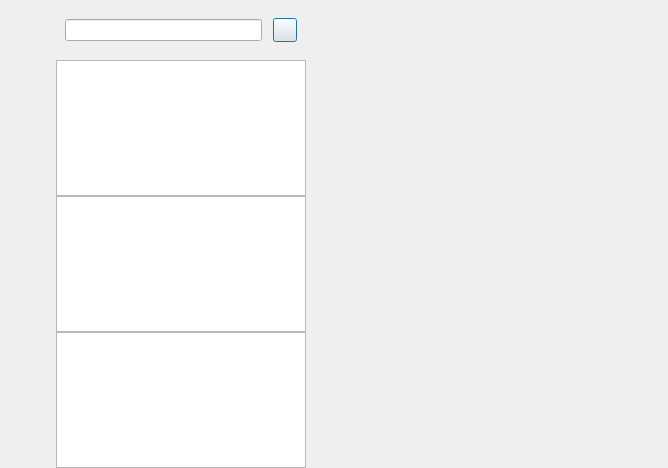
<?xml version="1.0" encoding="UTF-8"?>
<ui version="4.0">
 <class>ChatDialog</class>
 <widget class="QDialog" name="ChatDialog">
  <property name="geometry">
   <rect>
    <x>0</x>
    <y>0</y>
    <width>668</width>
    <height>468</height>
   </rect>
  </property>
  <property name="windowTitle">
   <string>Dialog</string>
  </property>
  <layout class="QHBoxLayout" name="horizontalLayout">
   <property name="spacing">
    <number>0</number>
   </property>
   <property name="leftMargin">
    <number>0</number>
   </property>
   <property name="topMargin">
    <number>0</number>
   </property>
   <property name="rightMargin">
    <number>0</number>
   </property>
   <property name="bottomMargin">
    <number>0</number>
   </property>
   <item>
    <widget class="QWidget" name="side_bar" native="true">
     <property name="sizePolicy">
      <sizepolicy hsizetype="Fixed" vsizetype="Expanding">
       <horstretch>0</horstretch>
       <verstretch>0</verstretch>
      </sizepolicy>
     </property>
     <property name="minimumSize">
      <size>
       <width>56</width>
       <height>0</height>
      </size>
     </property>
     <property name="maximumSize">
      <size>
       <width>56</width>
       <height>16777215</height>
      </size>
     </property>
     <layout class="QVBoxLayout" name="verticalLayout">
      <property name="spacing">
       <number>30</number>
      </property>
      <property name="leftMargin">
       <number>10</number>
      </property>
      <property name="topMargin">
       <number>30</number>
      </property>
      <property name="rightMargin">
       <number>0</number>
      </property>
      <property name="bottomMargin">
       <number>0</number>
      </property>
      <item>
       <widget class="QWidget" name="widget" native="true">
        <layout class="QVBoxLayout" name="verticalLayout_3">
         <property name="spacing">
          <number>0</number>
         </property>
         <property name="leftMargin">
          <number>0</number>
         </property>
         <property name="topMargin">
          <number>0</number>
         </property>
         <property name="rightMargin">
          <number>0</number>
         </property>
         <property name="bottomMargin">
          <number>0</number>
         </property>
         <item>
          <widget class="QLabel" name="side_head_lb">
           <property name="minimumSize">
            <size>
             <width>30</width>
             <height>30</height>
            </size>
           </property>
           <property name="maximumSize">
            <size>
             <width>30</width>
             <height>30</height>
            </size>
           </property>
           <property name="text">
            <string/>
           </property>
          </widget>
         </item>
         <item>
          <widget class="QLabel" name="side_content_lb">
           <property name="minimumSize">
            <size>
             <width>30</width>
             <height>30</height>
            </size>
           </property>
           <property name="maximumSize">
            <size>
             <width>30</width>
             <height>30</height>
            </size>
           </property>
           <property name="text">
            <string/>
           </property>
          </widget>
         </item>
         <item>
          <widget class="QLabel" name="side_chat_lb">
           <property name="minimumSize">
            <size>
             <width>30</width>
             <height>30</height>
            </size>
           </property>
           <property name="maximumSize">
            <size>
             <width>30</width>
             <height>30</height>
            </size>
           </property>
           <property name="text">
            <string/>
           </property>
          </widget>
         </item>
        </layout>
       </widget>
      </item>
      <item>
       <spacer name="verticalSpacer">
        <property name="orientation">
         <enum>Qt::Orientation::Vertical</enum>
        </property>
        <property name="sizeHint" stdset="0">
         <size>
          <width>20</width>
          <height>40</height>
         </size>
        </property>
       </spacer>
      </item>
     </layout>
    </widget>
   </item>
   <item>
    <widget class="QWidget" name="chat_user_wid" native="true">
     <property name="maximumSize">
      <size>
       <width>250</width>
       <height>16777215</height>
      </size>
     </property>
     <layout class="QVBoxLayout" name="verticalLayout_2">
      <property name="spacing">
       <number>0</number>
      </property>
      <property name="leftMargin">
       <number>0</number>
      </property>
      <property name="topMargin">
       <number>0</number>
      </property>
      <property name="rightMargin">
       <number>0</number>
      </property>
      <property name="bottomMargin">
       <number>0</number>
      </property>
      <item>
       <widget class="QWidget" name="search_wid" native="true">
        <property name="minimumSize">
         <size>
          <width>0</width>
          <height>60</height>
         </size>
        </property>
        <property name="maximumSize">
         <size>
          <width>16777215</width>
          <height>60</height>
         </size>
        </property>
        <layout class="QHBoxLayout" name="horizontalLayout_2">
         <property name="spacing">
          <number>6</number>
         </property>
         <property name="leftMargin">
          <number>9</number>
         </property>
         <property name="topMargin">
          <number>9</number>
         </property>
         <property name="rightMargin">
          <number>9</number>
         </property>
         <property name="bottomMargin">
          <number>9</number>
         </property>
         <item>
          <widget class="CustomizeEdit" name="search_edit"/>
         </item>
         <item>
          <spacer name="horizontalSpacer">
           <property name="orientation">
            <enum>Qt::Orientation::Horizontal</enum>
           </property>
           <property name="sizeType">
            <enum>QSizePolicy::Policy::Fixed</enum>
           </property>
           <property name="sizeHint" stdset="0">
            <size>
             <width>5</width>
             <height>20</height>
            </size>
           </property>
          </spacer>
         </item>
         <item>
          <widget class="ClickedBtn" name="add_btn">
           <property name="minimumSize">
            <size>
             <width>24</width>
             <height>24</height>
            </size>
           </property>
           <property name="maximumSize">
            <size>
             <width>24</width>
             <height>24</height>
            </size>
           </property>
           <property name="text">
            <string/>
           </property>
          </widget>
         </item>
        </layout>
       </widget>
      </item>
      <item>
       <widget class="ChatUserList" name="chat_user_list">
        <property name="autoScrollMargin">
         <number>16</number>
        </property>
       </widget>
      </item>
      <item>
       <widget class="QListWidget" name="search_list">
        <property name="autoScrollMargin">
         <number>16</number>
        </property>
       </widget>
      </item>
      <item>
       <widget class="ChatUserList" name="con_user_list">
        <property name="autoScrollMargin">
         <number>16</number>
        </property>
       </widget>
      </item>
     </layout>
    </widget>
   </item>
   <item>
    <widget class="QStackedWidget" name="stackedWidget">
     <widget class="ChatPage" name="chat_page"/>
     <widget class="QWidget" name="friend_apply_page"/>
    </widget>
   </item>
  </layout>
 </widget>
 <customwidgets>
  <customwidget>
   <class>ClickedBtn</class>
   <extends>QPushButton</extends>
   <header location="global">clickedbtn.h</header>
  </customwidget>
  <customwidget>
   <class>CustomizeEdit</class>
   <extends>QLineEdit</extends>
   <header location="global">customizeedit.h</header>
  </customwidget>
  <customwidget>
   <class>ChatUserList</class>
   <extends>QListWidget</extends>
   <header location="global">chatuserlist.h</header>
  </customwidget>
  <customwidget>
   <class>ChatPage</class>
   <extends>QWidget</extends>
   <header location="global">chatpage.h</header>
   <container>1</container>
  </customwidget>
 </customwidgets>
 <resources/>
 <connections/>
</ui>
